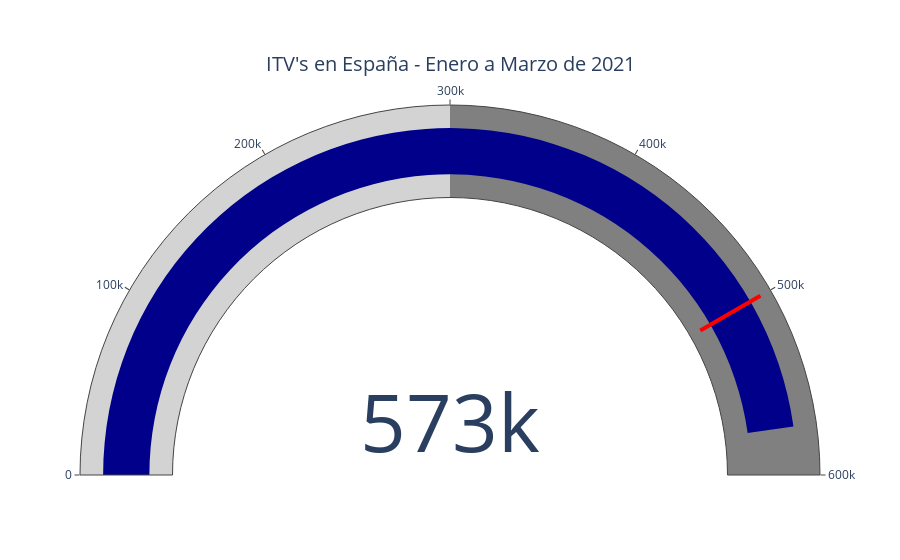

The notebook cell saved with this chart:
### Code cell
fig = go.Figure(go.Indicator(
    mode="gauge+number",
    value=df.shape[0],
    title={'text': "ITV's en España - Enero a Marzo de 2021"},
    gauge={
        'axis': {'range': [0, 600000]},
        'bar': {'color': "darkblue"},
        'steps': [
            {'range': [0, 300000], 'color': "lightgray"},
            {'range': [300000, 600000], 'color': "gray"}
        ],
        'threshold': {
            'line': {'color': "red", 'width': 4},
            'thickness': 0.75,
            'value': 500000
        }
    }
))
fig.write_image("images/gauge_chart.png")
fig.show()

### Figure 1 — Plotly figure (JSON) as saved in the notebook; plotly's stock layout.template omitted (floating-point values rounded to 4 significant figures)
{"data": [{"gauge": {"axis": {"range": [0, 600000]}, "bar": {"color": "darkblue"}, "steps": [{"color": "lightgray", "range": [0, 300000]}, {"color": "gray", "range": [300000, 600000]}], "threshold": {"line": {"color": "red", "width": 4}, "thickness": 0.75, "value": 500000}}, "mode": "gauge+number", "title": {"text": "ITV's en España - Enero a Marzo de 2021"}, "type": "indicator", "value": 573193}], "layout": {"autosize": true}}
